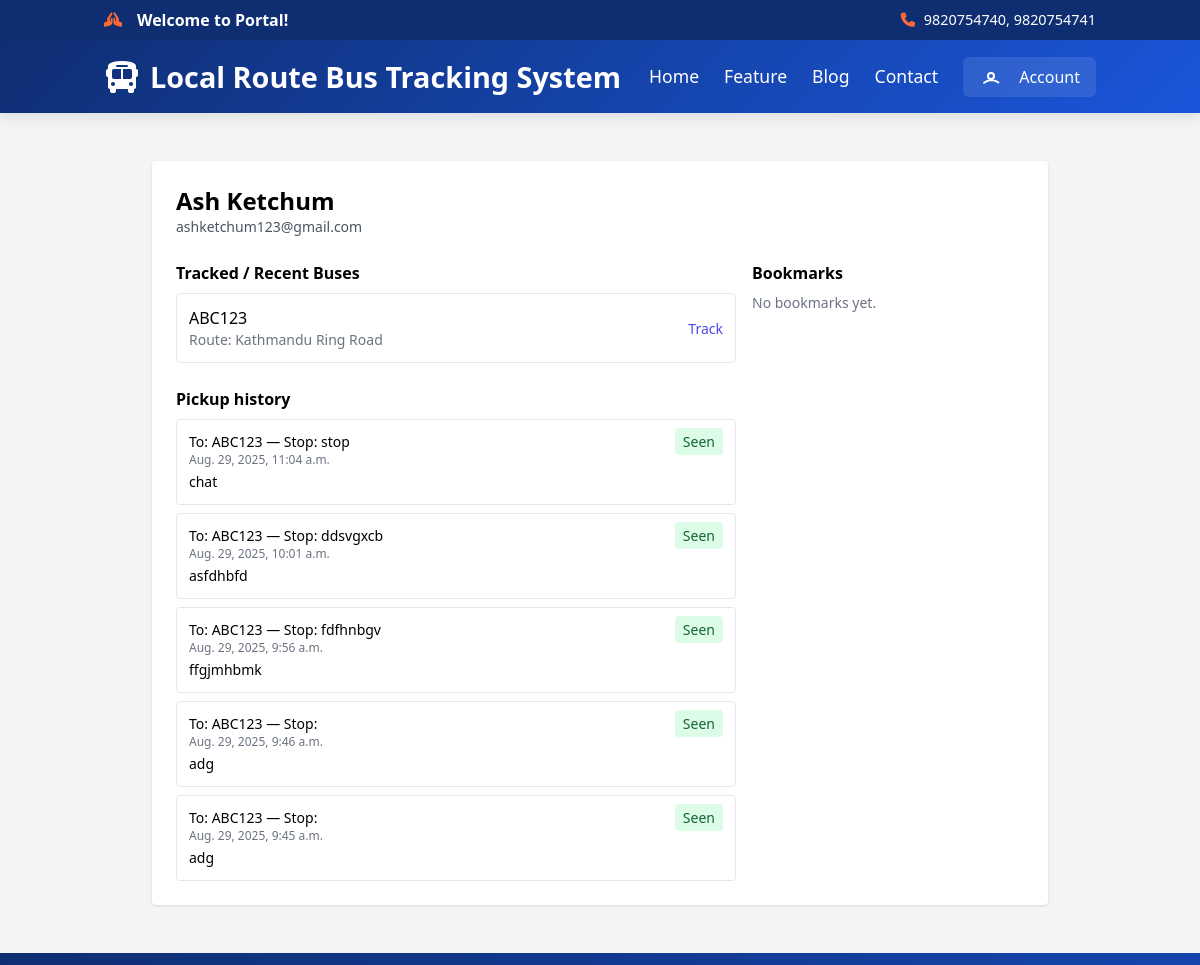
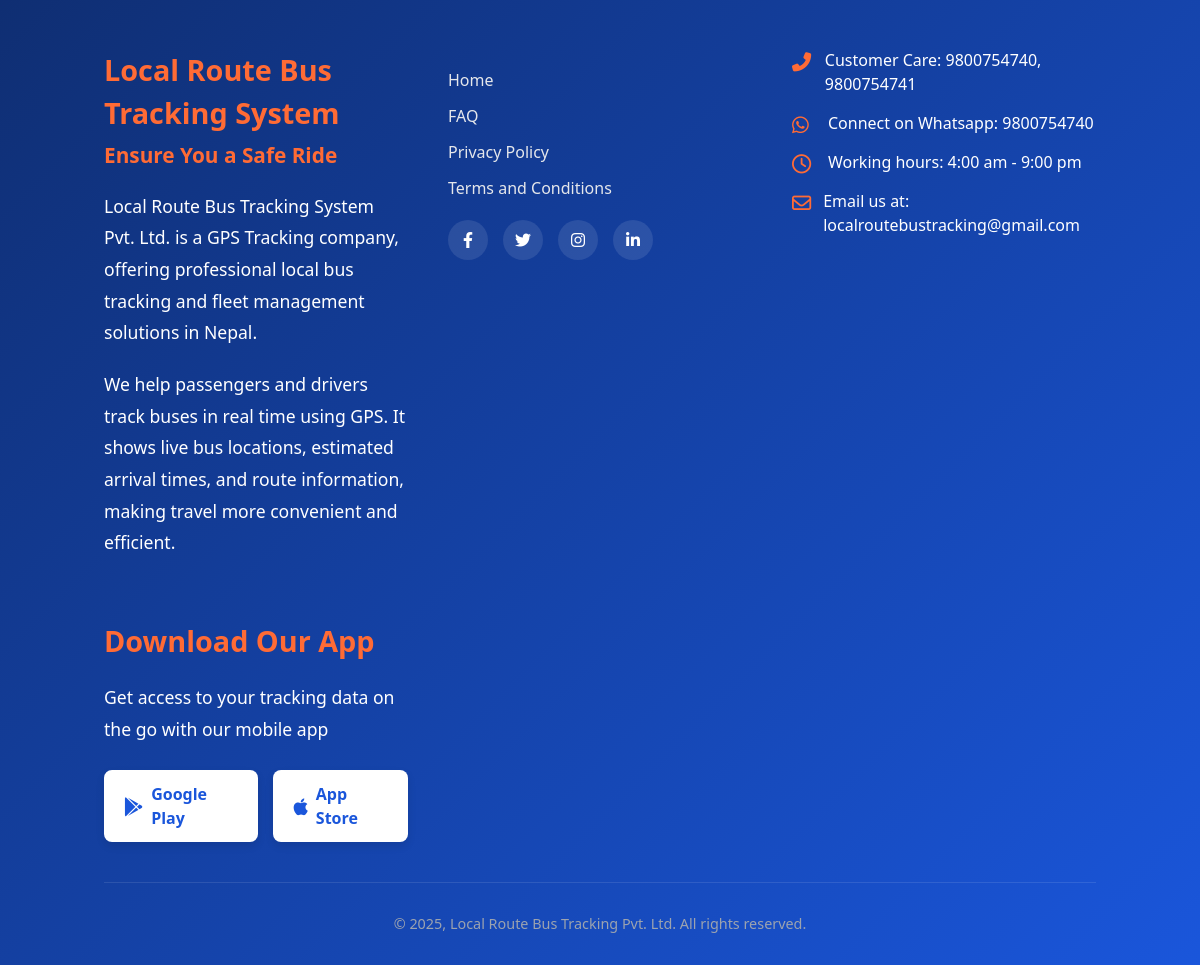
Screenshot of /user/profile/8/ with the database file from the repository (2 pictures, top to bottom).
### core/models.py (models this page shows, shortened)
class Bus(models.Model):
    number_plate = models.CharField(max_length=50)
    total_seats = models.PositiveIntegerField(default=25)
    driver = models.ForeignKey(Driver, on_delete=models.CASCADE, related_name='buses')
    current_lat = models.FloatField(null=True, blank=True)
    current_lng = models.FloatField(null=True, blank=True)

class BusRoute(models.Model):
    name = models.CharField(max_length=100)
    bus = models.OneToOneField(Bus, on_delete=models.CASCADE, related_name='route', null=True, blank=True)
    driver = models.ForeignKey(
        Driver, on_delete=models.CASCADE, related_name='routes')
    stops = models.TextField(
        help_text='Comma-separated stops (e.g., "Stop1,Stop2,Stop3")')
    is_active = models.BooleanField(default=False)

class PickupRequest(models.Model):
    STATUS_PENDING = 'pending'
    STATUS_ACK = 'acknowledged'
    STATUS_REJECTED = 'rejected'
    STATUS_CHOICES = [
        (STATUS_PENDING, 'Pending'),
        (STATUS_ACK, 'Acknowledged'),
        (STATUS_REJECTED, 'Rejected'),
    ]
    user = models.ForeignKey('auth.User', on_delete=models.CASCADE, related_name='pickup_requests')
    bus = models.ForeignKey(Bus, on_delete=models.CASCADE, related_name='pickup_requests')
    stop = models.CharField(max_length=255)
    message = models.TextField(blank=True)
    status = models.CharField(max_length=20, choices=STATUS_CHOICES, default=STATUS_PENDING)
    created_at = models.DateTimeField(auto_now_add=True)
    seen_by_driver = models.BooleanField(default=False)

### core/views.py (the view)
# urls.py: path('user/profile/<int:user_id>/', views.user_profile, name='user_profile'),
def user_profile(request, user_id):
    try:
        profile_user = User.objects.get(id=user_id)
        pickups = PickupRequest.objects.filter(user=profile_user).order_by('-created_at')[:200]
        bookmarks = Bookmark.objects.filter(user=profile_user).select_related('bus').order_by('-created_at')[:200]
        tracked = []
        seen = set()
        for p in pickups:
            if p.bus and p.bus.id not in seen:
                tracked.append(p.bus)
                seen.add(p.bus.id)
        for b in bookmarks:
            if b.bus and b.bus.id not in seen:
                tracked.append(b.bus)
                seen.add(b.bus.id)
        context = {
            'profile_user': profile_user,
            'pickups': pickups,
            'bookmarks': bookmarks,
            'tracked_buses': tracked,
        }
        return render(request, 'user/profile.html', context)
    except User.DoesNotExist:
        return render(request, 'user/profile.html', {'profile_user': None})

### core/templates/user/profile.html (shortened to what this page needs)
{% extends 'base.html' %}
{% block content %}
  {% if profile_user %}
    <div class="max-w-4xl mx-auto py-8">
      <div class="bg-white shadow rounded p-6">
        <div class="flex items-center justify-between">
          <div>
            <h2 class="text-2xl font-semibold">{{ profile_user.username }}</h2>
            <p class="text-sm text-gray-600">{{ profile_user.email }}</p>
          </div>
        </div>
        <div class="mt-6 grid grid-cols-1 md:grid-cols-3 gap-4">
          <div class="md:col-span-2">
            <h3 class="font-semibold mb-2">Tracked / Recent Buses</h3>
            {% if tracked_buses %}
              <ul class="space-y-2">
                {% for bus in tracked_buses %}
                  <li class="p-3 border rounded flex items-center justify-between">
                    <div>
                      <div class="font-medium">{{ bus.number_plate }}</div>
                      <div class="text-sm text-gray-500">Route: {% if bus.route %}{{ bus.route.name }}{% else %}&mdash;{% endif %}</div>
                    </div>
                    <div>
                      <a href="{% url 'track_bus' bus.id %}" class="text-indigo-600 text-sm">Track</a>
                    </div>
                  </li>
                {% endfor %}
              </ul>
            {% else %}
              <p class="text-sm text-gray-500">No recent tracked buses.</p>
            {% endif %}
            <h3 class="font-semibold mt-6 mb-2">Pickup history</h3>
            {% if pickups %}
              <ul class="space-y-2">
                {% for p in pickups %}
                  <li class="p-3 border rounded">
                    <div class="flex justify-between">
                      <div>
                        <div class="text-sm">To: {% if p.bus %}{{ p.bus.number_plate }}{% else %}&mdash;{% endif %} — Stop: {{ p.stop }}</div>
                        <div class="text-xs text-gray-500">{{ p.created_at }}</div>
                        <div class="mt-1 text-sm">{{ p.message }}</div>
                      </div>
                      <div class="text-sm">
                        <span class="px-2 py-1 rounded {% if p.seen_by_driver %}bg-green-100 text-green-800{% else %}bg-yellow-100 text-yellow-800{% endif %}">{% if p.seen_by_driver %}Seen{% else %}Unseen{% endif %}</span>
                      </div>
                    </div>
                  </li>
                {% endfor %}
              </ul>
            {% else %}
              <p class="text-sm text-gray-500">No pickup history.</p>
            {% endif %}
          </div>
          <div>
            <h3 class="font-semibold mb-2">Bookmarks</h3>
            {% if bookmarks %}
              <ul class="space-y-2">
                {% for b in bookmarks %}
                  <li class="p-3 border rounded flex items-center justify-between">
                    <div>
                      <div class="font-medium">{% if b.bus %}{{ b.bus.number_plate }}{% else %}&mdash;{% endif %}</div>
                      <div class="text-sm text-gray-500">Added: {{ b.created_at }}</div>
                    </div>
                    <div>
                      <button data-bus-id="{{ b.bus.id }}" class="remove-bookmark text-sm text-red-600">Remove</button>
                    </div>
                  </li>
                {% endfor %}
              </ul>
            {% else %}
              <p class="text-sm text-gray-500">No bookmarks yet.</p>
            {% endif %}
          </div>
        </div>
      </div>
    </div>
  {% else %}
    <div class="p-6">User not found.</div>
  {% endif %}
{% endblock %}

### core/templates/base.html (style rules this page uses)
:root { --primary: #1a56db; --secondary: #0f2e72; --accent: #ff6b35; --light: #f3f4f6; --dark: #1f2937; }

### rows the page displays
Bus: number_plate "ABC123", route.name "Kathmandu Ring Road"
PickupRequest: bus.number_plate "ABC123", stop "stop", created_at "Aug. 29, 2025, 11:04 a.m.", message "chat", seen_by_driver "Seen"
PickupRequest: bus.number_plate "ABC123", stop "ddsvgxcb", created_at "Aug. 29, 2025, 10:01 a.m.", message "asfdhbfd", seen_by_driver "Seen"
PickupRequest: bus.number_plate "ABC123", stop "fdfhnbgv", created_at "Aug. 29, 2025, 9:56 a.m.", message "ffgjmhbmk", seen_by_driver "Seen"
PickupRequest: bus.number_plate "ABC123", created_at "Aug. 29, 2025, 9:46 a.m.", message "adg", seen_by_driver "Seen"
PickupRequest: bus.number_plate "ABC123", created_at "Aug. 29, 2025, 9:45 a.m.", message "adg", seen_by_driver "Seen"

### other values shown
{{ profile_user.username }} "Ash Ketchum"
{{ profile_user.email }} "ashketchum123@gmail.com"
